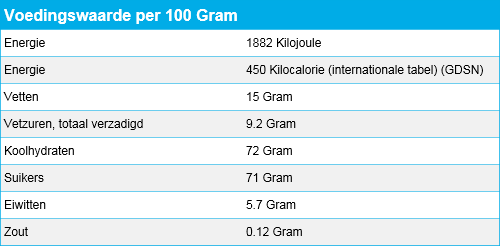
#> input picture imgs/VOED000059000.png, 500 x 246 px
$ python tesseract.py ../imgs/VOED000059000.png   (Python 2 division)   (older library calls are emulated)
#> lines starting #> are read from the running program, lines starting #| are printed output that depends on the picture; after the words box and inside, x2 and y2 are one past the last pixel; in counts of white or black regions, pixels touching at a corner belong together
#!/usr/bin/env python
# coding=utf-8
#
# Basic Python script to OCR Hoogvliet nutrient images.
#
# Requires tesseract 3.04 or higher.
#
import re
import sys
import urllib2
import cStringIO
from PIL import Image
from subprocess import Popen, PIPE
from tempfile import NamedTemporaryFile

# scale up image before processing
scale = 3
# image thresholding value
threshold = 0.65

# tesseract language
lang = 'nld'

# help tesseract to detect the right words
user_words = '''
    Kilojoule Kilocalorie Gram Milligram Microgram Milliliter
    alcohol Biotine Eiwitten Energie Foliumzuur Fosfor IJzer Kalium Koolhydraten
    Natrium Niacine Magnesium Panthotheenzuur Polyolen Riboflavine Suikers Thiamine
    Vetten Voedingsvezels Vetzuren Vitamine Zout acetate Cinnamyl enkelvoudig
    meervoudig verzadigd onverzadigd totaal internationale tabel GDSN
'''.strip().split()

# fix some common misdetections (order is important here)
replacements = {
    "calon'e":                     'calorie',
    r'[|Il][Gﬁ][|Il]o':            'Kilo',
    u'ﬂ':                          'fl',
    r'V[rn]tamine':                'Vitamine',
    u'Vúamine':                    'Vitamine',
    r'N[ir]tamine':                '/Vitamine',
    'Mtamine':                     '/Vitamine',
    'Panthotheenzuu(an)?th?amine': 'Pantotheenzuur/Vitamine',
    u'Vitamine Bô':                'Vitamine B6',
    r'Vitamine [38]([0-9])':       r'Vitamine B\1',
    r'Vitamine [38B]S':            'Vitamine B5',
    "Natn'um":                     'Natrium',
    'intemationale':               'internationale'
}

def check():
    '''Return whether the dependencies are available'''
    try:
        proc = Popen(['tesseract', '-v'], stderr=PIPE)
        output = proc.stderr.read().decode('utf-8')
        proc.wait()
        return "tesseract" in output
    except OSError:
        return False

def opener(filename_or_url):
#> further down, img is the input picture: PIL image 500x246 RGBA; mean R, G, B, A 209.5, 232.3, 240.1, 255
    if re.match(r'^(http|https|ftp):', filename_or_url, flags=re.IGNORECASE):
        return urllib2.urlopen(sys.argv[1])
    else:
        return open(filename_or_url, 'rb')

def tesseract(img):
    '''Return OCR-ed text from image by running tesseract'''
    global lang
    global user_words
    with NamedTemporaryFile(prefix='tess_', suffix='.bmp') as imgfile:
        with NamedTemporaryFile(prefix='tess_', suffix='.words') as wordsfile:
            img.save(imgfile)
            wordsfile.write('\n'.join(user_words))
            wordsfile.flush()
            command = ['tesseract', '-psm', '4', '-l', lang, '--user-words', wordsfile.name, imgfile.name, 'stdout']
            proc = Popen(command, stdout=PIPE)
            output = proc.stdout.read().decode('utf-8')
            proc.wait()
            return output

def preprocess(img):
    '''Return pre-processed image'''
    global scale
    global threshold
    img = img.convert('L') # grayscale
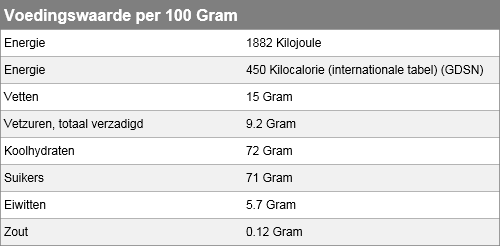
#> img: PIL image 500x246 L; min 0, max 255, mean 226.3
    img = img.resize((img.size[0] * scale, img.size[1] * scale), Image.ANTIALIAS)
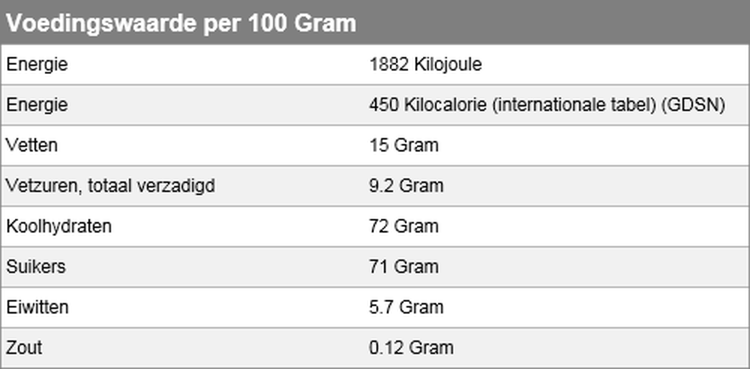
#> img: PIL image 1500x738 L (shown at 1/2 size); min 0, max 255, mean 225.8
    img = img.point(lambda i: i > threshold * 255 and 255)
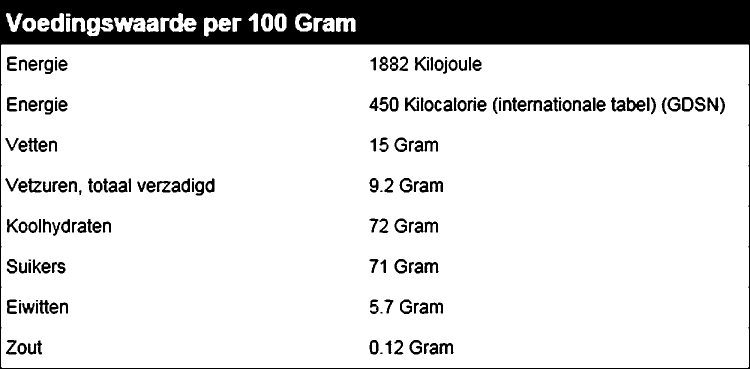
#> img: PIL image 1500x738 L (shown at 1/2 size); 85.3% white; 188 black regions (19 under 20 px), largest, box (x1, y1, x2, y2) and area: (0, 0, 1500, 738) 125069, (1253, 195, 1291, 223) 547, (1222, 195, 1251, 223) 436
    return img

def postprocess(txt):
    '''Post-process text'''
    global replacements
    for frm, to in replacements.iteritems():
        txt = re.sub(frm, to, txt, flags=re.IGNORECASE)
    return txt

if __name__ == '__main__':
    if sys.argv[1] == 'check':
        sys.exit(0 if check() else 1)
    else:
        img = Image.open(opener(sys.argv[1]))
#> (the run stopped early here; a loop or call above may not have finished)

$ run again, on imgs/VOED007476000.png
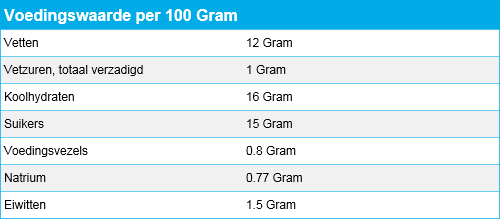
#> input picture imgs/VOED007476000.png, 500 x 219 px
#> img is the input picture: PIL image 500x219 RGBA; mean R, G, B, A 208, 233, 241.6, 255
#> in preprocess, `img = img.resize((img.size[0] * scale, img.size[1] * scale), Image.ANT..`:
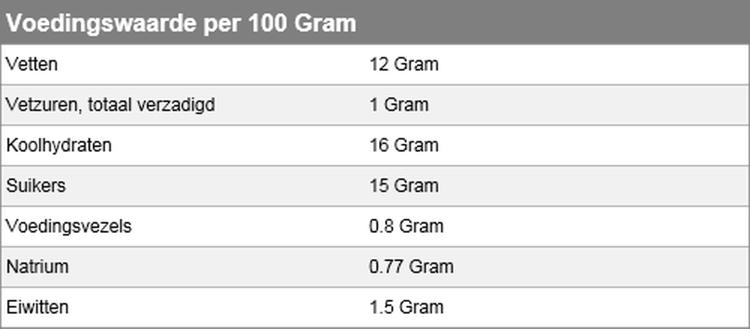
#> img: PIL image 1500x657 L (shown at 1/2 size); min 0, max 255, mean 226
#> in preprocess, `img = img.point(lambda i: i > threshold * 255 and 255)`:
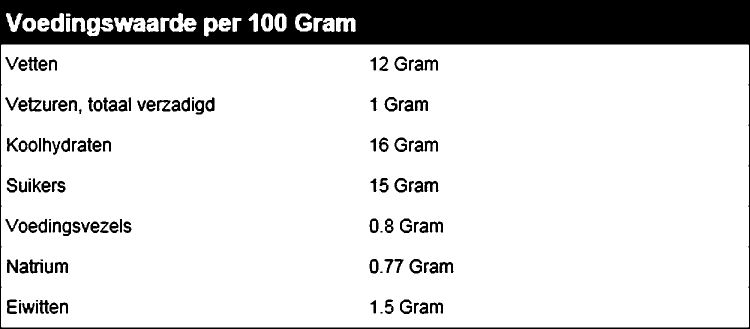
#> img: PIL image 1500x657 L (shown at 1/2 size); 84.5% white; 139 black regions (13 under 20 px), largest, box (x1, y1, x2, y2) and area: (0, 0, 1500, 657) 124735, (58, 519, 86, 547) 407, (14, 519, 36, 546) 366

$ run again, on imgs/VOED034523000.png
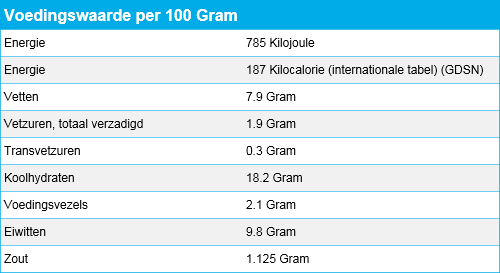
#> input picture imgs/VOED034523000.png, 500 x 273 px
#> img is the input picture: PIL image 500x273 RGBA; mean R, G, B, A 212.6, 233.5, 240.6, 255
#> in preprocess, `img = img.resize((img.size[0] * scale, img.size[1] * scale), Image.ANT..`:
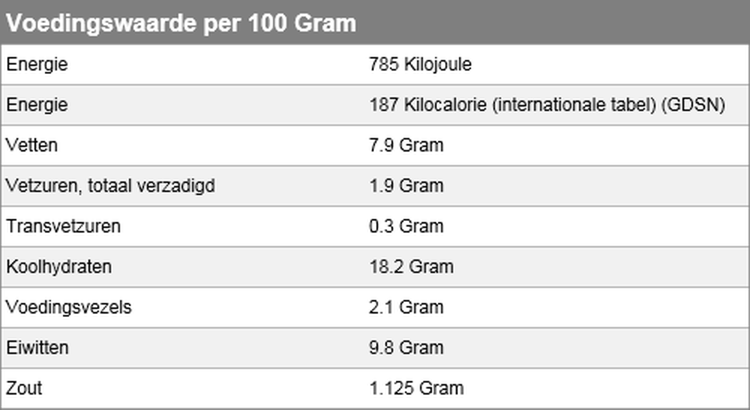
#> img: PIL image 1500x819 L (shown at 1/2 size); min 0, max 255, mean 227.5
#> in preprocess, `img = img.point(lambda i: i > threshold * 255 and 255)`:
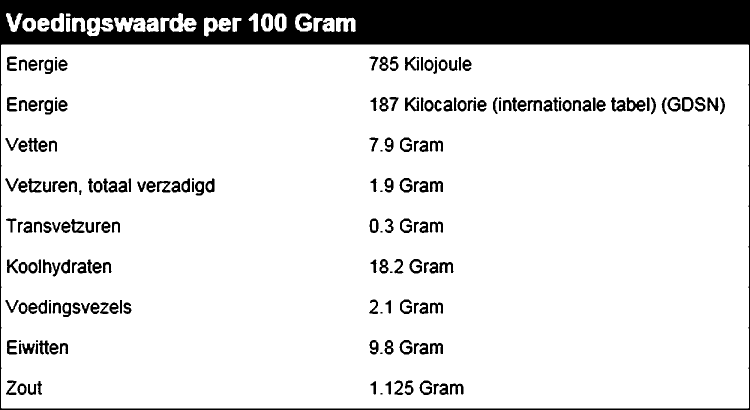
#> img: PIL image 1500x819 L (shown at 1/2 size); 86.3% white; 218 black regions (23 under 20 px), largest, box (x1, y1, x2, y2) and area: (0, 0, 1500, 819) 125395, (1253, 195, 1291, 223) 547, (1222, 195, 1251, 223) 436

$ run again, on imgs/VOED045247000.png
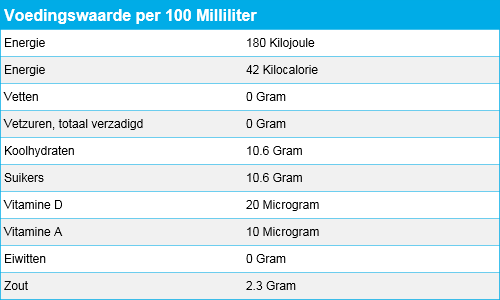
#> input picture imgs/VOED045247000.png, 500 x 300 px
#> img is the input picture: PIL image 500x300 RGBA; mean R, G, B, A 215.3, 234.5, 241.1, 255
#> in preprocess, `img = img.resize((img.size[0] * scale, img.size[1] * scale), Image.ANT..`:
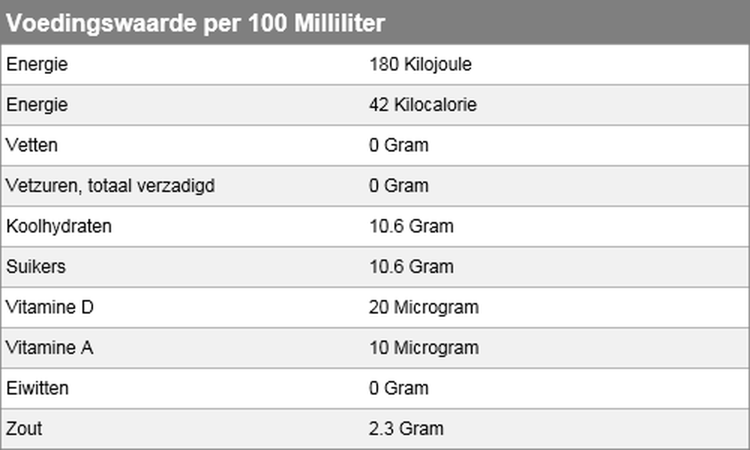
#> img: PIL image 1500x900 L (shown at 1/2 size); min 0, max 255, mean 229
#> in preprocess, `img = img.point(lambda i: i > threshold * 255 and 255)`:
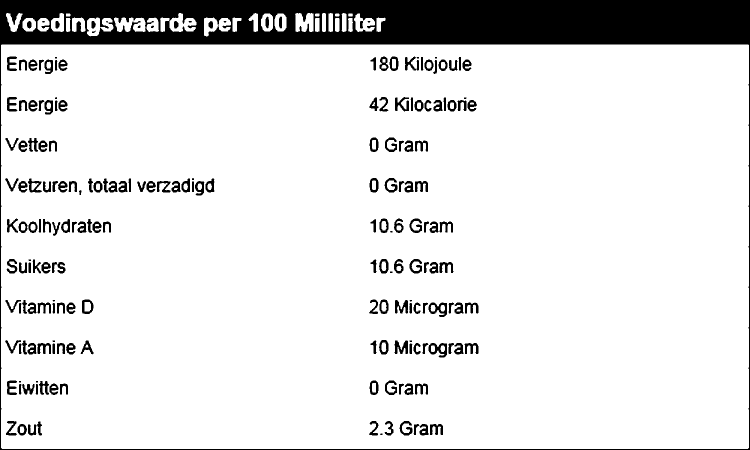
#> img: PIL image 1500x900 L (shown at 1/2 size); 87.9% white; 200 black regions (21 under 20 px), largest, box (x1, y1, x2, y2) and area: (0, 0, 1500, 900) 123908, (857, 686, 894, 715) 563, (857, 605, 894, 634) 536
